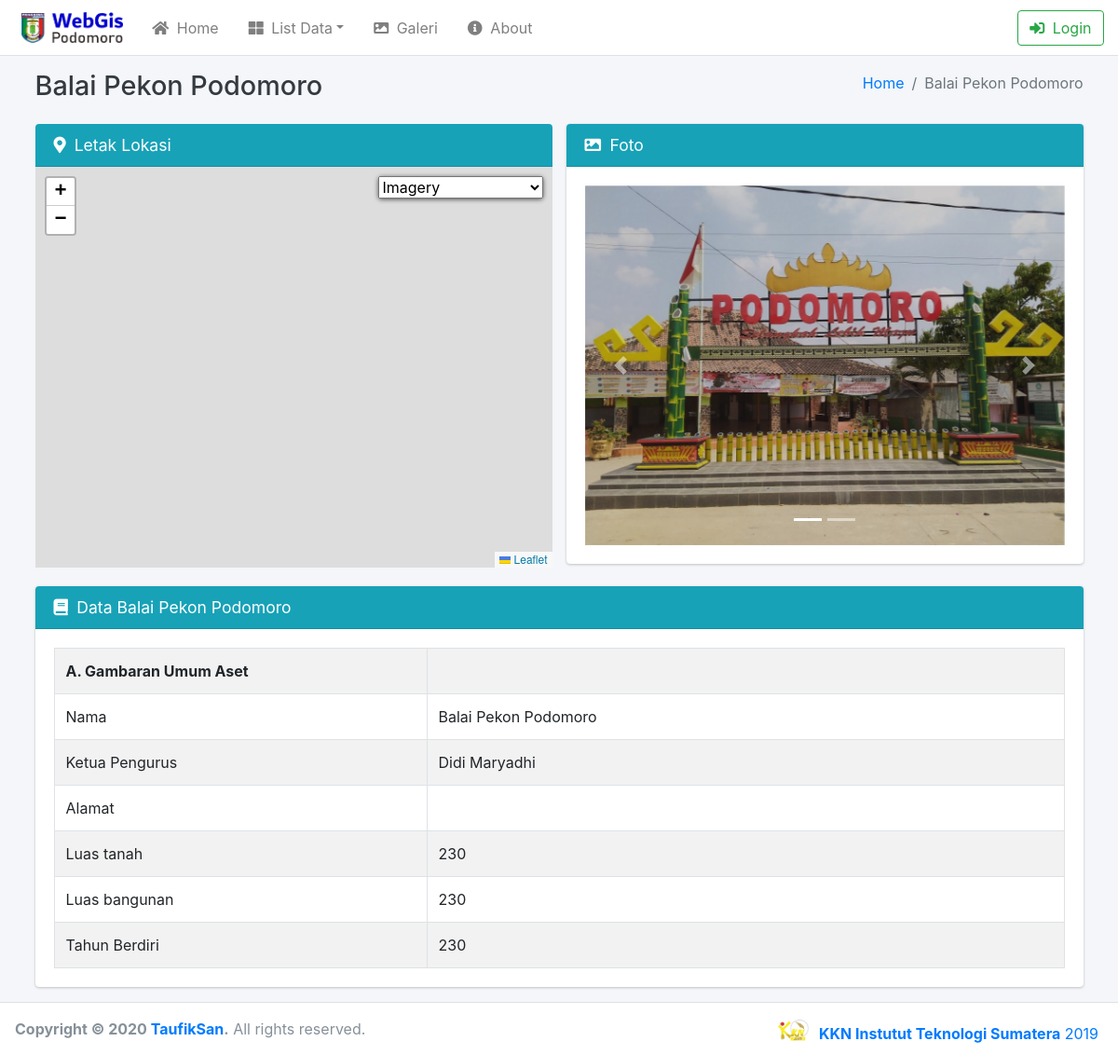
/gis_aset_pekon/detail_publik/3, run on the app's committed database.
### tables this page shows
CREATE TABLE `aset_desa` (
  `id_aset` int(11) NOT NULL,
  `nama_aset` varchar(50) NOT NULL,
  `ketua` varchar(100) NOT NULL,
  `latitude` varchar(50) NOT NULL,
  `longtitude` varchar(50) NOT NULL,
  `foto` varchar(100) NOT NULL,
  `author` int(11) NOT NULL,
  `alamat` varchar(200) NOT NULL,
  `luas_tanah` int(100) DEFAULT NULL,
  `luas_bangunan` int(100) DEFAULT NULL,
  `tahun_berdiri` int(100) DEFAULT NULL,
  `waktu_input` timestamp NOT NULL DEFAULT CURRENT_TIMESTAMP ON UPDATE CURRENT_TIMESTAMP
);

CREATE TABLE `tbl_foto_aset` (
  `id_foto` int(11) NOT NULL,
  `id_aset` int(11) NOT NULL,
  `foto` varchar(11) NOT NULL,
  `author` int(11) NOT NULL,
  `waktu_input` timestamp NOT NULL DEFAULT CURRENT_TIMESTAMP ON UPDATE CURRENT_TIMESTAMP
);

### application/controllers/Gis_aset_pekon.php (called while the page is built, shortened)
<?php
class Gis_aset_pekon extends CI_Controller {
	public function detail_publik()
	{
		$id_aset = $this->uri->segment(3);
		$title_detail = $this->db->query("SELECT * FROM aset_desa WHERE id_aset = $id_aset");
		foreach ($title_detail->result() as $nama ) {
			$isi['title'] = " $nama->nama_aset | Pekon Podomoro";
			$isi['judul'] = "$nama->nama_aset";
			$isi['latitdue'] = "$nama->latitude";
			$isi['longtitude'] = "$nama->longtitude";
			$isi['foto1'] = "$nama->foto";
		}
		$isi['foto'] = $this->db->query("SELECT * FROM tbl_foto_aset WHERE id_aset = $id_aset");
		$isi['data_aset'] = $this->db->query("SELECT * FROM aset_desa WHERE id_aset = $id_aset");
		$isi['nama_aset'] = "$nama->nama_aset";
		$isi['menu'] = "menu_publik";
		$isi['konten'] = "detail_publik_gis_aset";
		$isi['id_aset'] = $this->uri->segment(3);
		$this->load->view('tampilan_publik', $isi);
	}
}

### index.php (called while the page is built, shortened)
<?php
require_once BASEPATH.'core/CodeIgniter.php';

### application/views/detail_publik_gis_aset.php (the view, shortened to what this page needs)
<div class="content-wrapper">
	<div class="content-header">
		<div class="container">
			<div class="row mb-2">
				<div class="col-sm-6">
					<h1 class="m-0 text-dark"> <?= $judul; ?></h1>
				</div>
				<div class="col-sm-6">
					<ol class="breadcrumb float-sm-right">
						<li class="breadcrumb-item"><a href="<?= base_url(); ?>">Home</a></li>
						<li class="breadcrumb-item active"><?= $judul; ?></li>
					</ol>
				</div>
			</div>
		</div>
	</div>
	<div class="content">
		<div class="container">
			<div class="row">
				<section class="col-lg-6 connectedSortable" style="margin-bottom: 20px;">
					<div class="card-info">
						<div class="card-header">
							<h3 class="card-title">
								<i class="fas fa-map-marker-alt mr-1"></i>
								Letak Lokasi
							</h3>
						</div>
						<div>
							<section class="col-lg-12 lebar_detail">
								<div id="map"></div>
								<div id="basemaps-wrapper" class="leaflet-bar">
								  <select id="basemaps">
										<option value="Imagery">Imagery</option>
								  </select>
								</div>
							</section>
						</div>
					</div>
				</section>
				<section class="col-lg-6 connectedSortable">
					<div class="card card-info">
	              <div class="card-header">
	                <h3 class="card-title">
										<i class="fas fa-image">&nbsp</i>
										Foto</h3>
	              </div>
								<div class="card-body">
									<div id="carouselExampleIndicators" class="carousel slide" data-ride="carousel">
										<ol class="carousel-indicators">
											<li data-target="#carouselExampleIndicators" data-slide-to="0" class="active"></li>
											<?php
											$no = 1;
											foreach ($foto->result() as $i ) {
											?>
											<li data-target="#carouselExampleIndicators" data-slide-to="<?= $no++;  ?>"></li>
											<?php }?>
										</ol>
										<div class="carousel-inner">
											<div class="carousel-item active">
												<img class="d-block w-100" src="<?= base_url(); ?>assets/foto_aset/<?= $foto1 ?>" alt="First slide">
											</div>
										</div>
										<a class="carousel-control-prev" href="#carouselExampleIndicators" role="button" data-slide="prev">
											<span class="carousel-control-prev-icon" aria-hidden="true"></span>
										</a>
										<a class="carousel-control-next" href="#carouselExampleIndicators" role="button" data-slide="next">
											<span class="carousel-control-next-icon" aria-hidden="true"></span>
										</a>
									</div>
								</div>
	            </div>
				</section>
				<?php
				foreach ($data_aset->result() as $i ) {
				?>
				<section class="col-lg-12 connectedSortable">
					<div class="card card-info">
	              <div class="card-header">
	                <h3 class="card-title">
										<i class="fas fa-book">&nbsp</i>
										Data <?= $nama_aset; ?></h3>
	              </div>
								<div class="card-body">
									<table class="table table-striped table-bordered">
									  <tbody><tr>
									    <th width="400px">A. Gambaran Umum Aset</th>
									    <th></th>
									  </tr>
									  <tr>
									    <td>Nama</td>
									    <td><?= $i->nama_aset; ?></td>
									  </tr>
									  <tr>
									    <td>Ketua Pengurus</td>
									    <td><?= $i->ketua; ?></td>
									  </tr>
									  <tr>
									    <td>Alamat</td>
									    <td><?= $i->alamat; ?></td>
									  </tr>
									  <tr>
									    <td>Luas tanah</td>
									    <td><?= $i->luas_tanah; ?></td>
									  </tr>
										<tr>
									    <td>Luas bangunan</td>
									    <td><?= $i->luas_bangunan; ?></td>
									  </tr>
										<tr>
									    <td>Tahun Berdiri</td>
									    <td><?= $i->tahun_berdiri; ?></td>
									  </tr>
									</tbody></table>
								</div>
	            </div>
				</section>
			<?php } ?>
			</div>
		</div>
	</div>
</div>
<footer class="main-footer">
	<strong>Copyright &copy; <?php echo date("Y");?> <a href="https://taufik17.github.io/" target="_blank">TaufikSan</a>.</strong> All rights reserved.
	<div class="float-right d-none d-sm-inline-block">
		<div class="user-panel d-flex">
			<div class="image">
				<img src="<?= base_url(); ?>assets/dist/img/Logo.png" alt="User Image">
			</div>
			<div class="info">
				<a href="https://kkn.itera.ac.id/" target="_blank" class="d-block"><b>KKN Instutut Teknologi Sumatera</b> 2019</a>
			</div>
		</div>
	</div>
</footer>
</div>
</body>
</html>

### application/views/tampilan_publik.php (style rules this page uses)
body { margin:0; padding:0; }
#map { position: absolute; top:0; bottom:0; right:0; left:0; }
.lebar_detail { height: 430px; }
#basemaps-wrapper { position: absolute; top: 10px; right: 10px; z-index: 400; background: white; padding: 0px; }
#basemaps { margin-bottom: 0px; }

### data on the page
aset_desa: nama_aset "Balai Pekon Podomoro", foto (picture), ketua "Didi Maryadhi", luas_tanah "230", luas_bangunan "230", tahun_berdiri "230"
